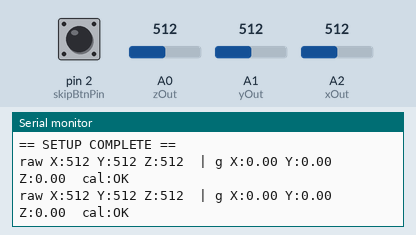
Simulated run of this sketch. Board: Arduino Uno, built with avr-gcc and run on an emulated ATmega328P. Parts: the last lines printed to the serial monitor. Inputs (shaded band) come from the test bench; at power-on: A0 (zOut) = 512, A1 (yOut) = 512, A2 (xOut) = 512, pin 2 (skipBtnPin) HIGH.

Above: at 4.3 s.
4.4 s: A0 (zOut) set to 716
At 4.99 s:
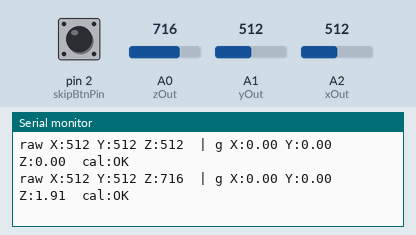
5.9 s: A1 (yOut) set to 716
At 6.49 s:
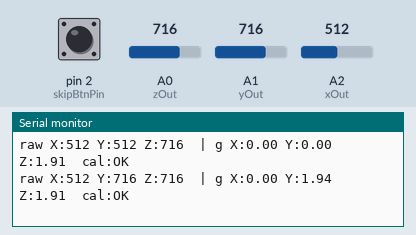
7.4 s: A2 (xOut) set to 716
At 7.49 s:
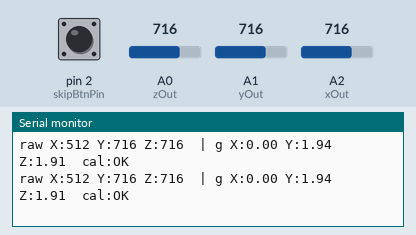
8.9 s: A0 (zOut) set to 900
At 8.99 s:
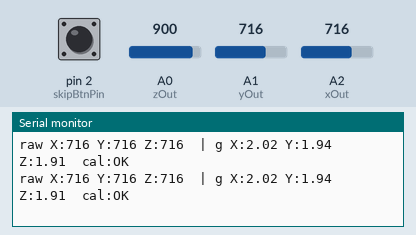
10.4 s: A1 (yOut) set to 900
At 10.49 s:
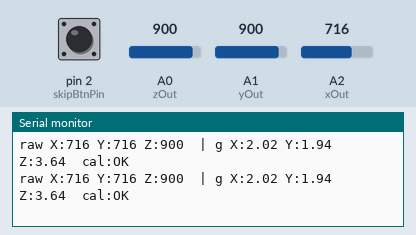
11.9 s: A2 (xOut) set to 900
At 11.99 s:
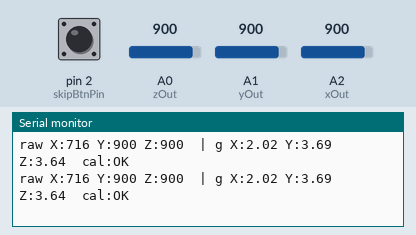
Timing chart, 0 to 14.4 s (numbered marks = the images above; inputs shaded):
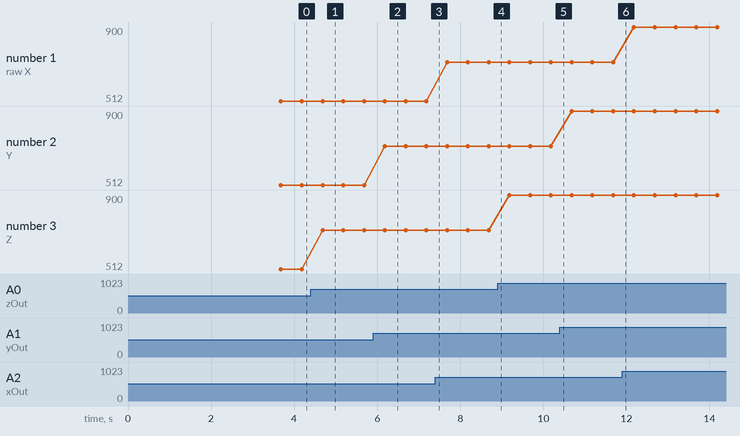

Measured:
- after the input at 4.4 s, the serial monitor: prints a new line after 0.28 s (image 1)
- after the input at 5.9 s, the serial monitor: prints a new line after 0.28 s (image 2)
- plotted number 3: 512 → 716 after the input at 4.4 s, 716 → 900 after the input at 8.9 s

The sketch:

calibration_startup.ino
```cpp
// =====================================================================
// calibration_startup.ino - integration demo for the calibration module
// ---------------------------------------------------------------------
// This sketch is the minimal harness for testing runCalibration().
// To integrate into the final firmware:
//   1. Copy calibration.h + calibration.ino into the main sketch folder
//   2. Add `#include "calibration.h"` at the top
//   3. In setup(): analogReference(EXTERNAL); Serial.begin(9600);
//                  runCalibration();
//   4. Use the globals zeroGX / zeroGY / zeroGZ and the inline toG()
//      helper anywhere acceleration is needed.
// =====================================================================
#include "calibration.h"

unsigned long lastPrint = 0;
const unsigned long PRINT_INTERVAL_MS = 500;

void setup() {
  // AREF is hard-wired to the 3.3V rail on the PCB.
  // analogReference(EXTERNAL) MUST be called before the first analogRead.
  analogReference(EXTERNAL);

  Serial.begin(9600);
  delay(500);   // let the Serial monitor attach

  runCalibration();

  // [DISPLAY] switch to main step-counting screen
  Serial.println(F("== SETUP COMPLETE =="));
  lastPrint = millis();
}

void loop() {
  if (millis() - lastPrint < PRINT_INTERVAL_MS) return;
  lastPrint = millis();

  int rawX = analogRead(xOut);
  int rawY = analogRead(yOut);
  int rawZ = analogRead(zOut);

  float gX = toG(rawX, zeroGX, SENSITIVITY_X);
  float gY = toG(rawY, zeroGY, SENSITIVITY_Y);
  float gZ = toG(rawZ, zeroGZ, SENSITIVITY_Z);

  Serial.print(F("raw X:")); Serial.print(rawX);
  Serial.print(F(" Y:"));    Serial.print(rawY);
  Serial.print(F(" Z:"));    Serial.print(rawZ);
  Serial.print(F("  | g X:")); Serial.print(gX, 2);
  Serial.print(F(" Y:"));      Serial.print(gY, 2);
  Serial.print(F(" Z:"));      Serial.print(gZ, 2);
  Serial.print(F("  cal:"));
  if (calibrationSkipped) Serial.println(F("SKIP"));
  else                    Serial.println(calibrationOk ? F("OK") : F("FAIL-DEFAULT"));
}
```

calibration.h
```cpp
// =====================================================================
// calibration.h - Step Tracker startup calibration
// ---------------------------------------------------------------------
// Drop this pair (calibration.h + calibration.ino) into any sketch.
// In your main setup(): call runCalibration() once after Serial.begin
// and analogReference(EXTERNAL). The result lives in the globals below.
// =====================================================================
#ifndef CALIBRATION_H
#define CALIBRATION_H

#include <Arduino.h>   // for analogRead, millis, F(), pinMode, etc.

// ---------- Pin allocation (matches BasicCode.ino / Accel.ino) -------
const int xOut = A2;   // ADXL335 Xout
const int yOut = A1;   // ADXL335 Yout
const int zOut = A0;   // ADXL335 Zout

// Hold this button during the 2 s lead-in to skip calibration and
// force the lab-default constants. Matches user-control_v1 pin.
const int skipBtnPin = 2;

// ---------- Lab-measured constants at VS = AREF = 3.3V ---------------
// Source: device measurements (1g vs 0g per axis, VS = 3.3V)
// LSB = 3.3V / 1023 = 3.223 mV/count
//
//   Axis  Vat1g     Vat0g     Sens (mV/g)   0g count   counts/g
//     X   1.930 V   1.604 V       326          497       101.2
//     Y   1.895 V   1.556 V       339          483       105.2
//     Z   1.928 V   1.584 V       344          491       106.7

const int ZERO_G_X_DEFAULT = 497;
const int ZERO_G_Y_DEFAULT = 483;
const int ZERO_G_Z_DEFAULT = 491;

const float SENSITIVITY_X = 101.2f;
const float SENSITIVITY_Y = 105.2f;
const float SENSITIVITY_Z = 106.7f;

// Validity window: +/-20% of each default zero-g count
const int VALID_LOW_X  = 398;
const int VALID_HIGH_X = 597;
const int VALID_LOW_Y  = 386;
const int VALID_HIGH_Y = 580;
const int VALID_LOW_Z  = 393;
const int VALID_HIGH_Z = 589;

// ---------- Calibration outputs (populated by runCalibration) --------
extern int  zeroGX;
extern int  zeroGY;
extern int  zeroGZ;
extern bool calibrationOk;     // true = measured, false = defaults used
extern bool calibrationSkipped;// true = user held button to skip

// ---------- Public API -----------------------------------------------
// Call once from setup() after Serial.begin and analogReference(EXTERNAL).
void runCalibration();

// Convert raw ADC reading to acceleration in g using calibrated zero-g.
// Inline so it can sit in a tight inner loop without function-call cost.
inline float toG(int raw, int zeroG, float sens) {
  return (raw - zeroG) / sens;
}

#endif // CALIBRATION_H
```

calibration.ino
```cpp
// =====================================================================
// calibration.ino - implementation of runCalibration()
// See calibration.h for the public API and constants.
// =====================================================================
#include "calibration.h"

// ---------- Definitions of the public globals ------------------------
int  zeroGX = ZERO_G_X_DEFAULT;
int  zeroGY = ZERO_G_Y_DEFAULT;
int  zeroGZ = ZERO_G_Z_DEFAULT;
bool calibrationOk      = false;
bool calibrationSkipped = false;

// ---------- Internal sampling parameters -----------------------------
static const int          N_SAMPLES          = 50;     // 0.5 s of data
static const int          SAMPLE_INTERVAL_MS = 10;     // 100 Hz
static const unsigned long SETTLE_MS         = 2000;   // hold-still lead-in
static const unsigned long SKIP_HOLD_MS      = 800;    // continuous hold needed to skip

// Poll the skip button during the settle wait. Returns true if the
// button stays pressed for at least SKIP_HOLD_MS continuously.
// Non-blocking: returns as soon as the full SETTLE_MS has elapsed.
static bool waitWithSkipCheck() {
  unsigned long start    = millis();
  unsigned long heldFrom = 0;       // 0 = not currently held
  while (millis() - start < SETTLE_MS) {
    // Active-LOW with INPUT_PULLUP -> pressed reads LOW.
    bool pressed = (digitalRead(skipBtnPin) == LOW);
    if (pressed) {
      if (heldFrom == 0) heldFrom = millis();
      if (millis() - heldFrom >= SKIP_HOLD_MS) return true;
    } else {
      heldFrom = 0;
    }
    delay(10);
  }
  return false;
}

// Load lab defaults into the live globals.
static void loadDefaults() {
  zeroGX = ZERO_G_X_DEFAULT;
  zeroGY = ZERO_G_Y_DEFAULT;
  zeroGZ = ZERO_G_Z_DEFAULT;
  calibrationOk = false;
}

void runCalibration() {

  // Skip button uses internal pull-up: button wires Nano D2 -> GND.
  pinMode(skipBtnPin, INPUT_PULLUP);

  // --- Stage 1: announce start --------------------------------------
  // [DISPLAY] show "Calibrating..." screen, hint "hold BTN to skip"
  Serial.println(F("== CALIBRATION START =="));
  Serial.println(F("Hold BTN (D2) for ~1s to skip and use defaults."));

  // --- Stage 2: settle period (with skip check) ---------------------
  // [DISPLAY] show "Hold device flat and still" + 2 s countdown
  Serial.println(F("Hold device flat and still..."));
  if (waitWithSkipCheck()) {
    // [DISPLAY] show "Skipped - defaults loaded"
    Serial.println(F("Skip held -> using lab defaults, no sampling."));
    loadDefaults();
    calibrationSkipped = true;
    Serial.print(F("zeroG X:")); Serial.print(zeroGX);
    Serial.print(F(" Y:"));      Serial.print(zeroGY);
    Serial.print(F(" Z:"));      Serial.println(zeroGZ);
    return;
  }
  calibrationSkipped = false;

  // --- Stage 3: collect samples -------------------------------------
  // [DISPLAY] show progress bar while sampling
  Serial.print(F("Sampling"));
  long sumX = 0, sumY = 0, sumZ = 0;
  for (int i = 0; i < N_SAMPLES; i++) {
    sumX += analogRead(xOut);
    sumY += analogRead(yOut);
    sumZ += analogRead(zOut);
    if ((i % 5) == 0) Serial.print('.');
    delay(SAMPLE_INTERVAL_MS);
  }
  Serial.println();

  // --- Stage 4: average ---------------------------------------------
  int avgX = sumX / N_SAMPLES;
  int avgY = sumY / N_SAMPLES;
  int avgZ = sumZ / N_SAMPLES;

  Serial.print(F("Averages -> X:")); Serial.print(avgX);
  Serial.print(F("  Y:"));           Serial.print(avgY);
  Serial.print(F("  Z:"));           Serial.println(avgZ);

  // --- Stage 5: validate each axis ----------------------------------
  bool xOk = (avgX >= VALID_LOW_X) && (avgX <= VALID_HIGH_X);
  bool yOk = (avgY >= VALID_LOW_Y) && (avgY <= VALID_HIGH_Y);
  bool zOk = (avgZ >= VALID_LOW_Z) && (avgZ <= VALID_HIGH_Z);

  Serial.print(F("X: ")); Serial.println(xOk ? F("PASS") : F("FAIL"));
  Serial.print(F("Y: ")); Serial.println(yOk ? F("PASS") : F("FAIL"));
  Serial.print(F("Z: ")); Serial.println(zOk ? F("PASS") : F("FAIL"));

  // --- Stage 6: accept or fall back ---------------------------------
  // [DISPLAY] show OK / FAIL banner
  if (xOk && yOk && zOk) {
    zeroGX = avgX;
    zeroGY = avgY;
    zeroGZ = avgZ;
    calibrationOk = true;
    Serial.println(F("Calibration OK - using measured values"));
  } else {
    loadDefaults();
    Serial.println(F("Calibration FAILED - using lab defaults"));
    Serial.println(F("(check device was stationary and flat)"));
  }

  // --- Stage 7: report final constants in use -----------------------
  Serial.print(F("zeroG X:")); Serial.print(zeroGX);
  Serial.print(F(" Y:"));      Serial.print(zeroGY);
  Serial.print(F(" Z:"));      Serial.println(zeroGZ);
  Serial.print(F("sens  X:")); Serial.print(SENSITIVITY_X);
  Serial.print(F(" Y:"));      Serial.print(SENSITIVITY_Y);
  Serial.print(F(" Z:"));      Serial.println(SENSITIVITY_Z);
}
```
